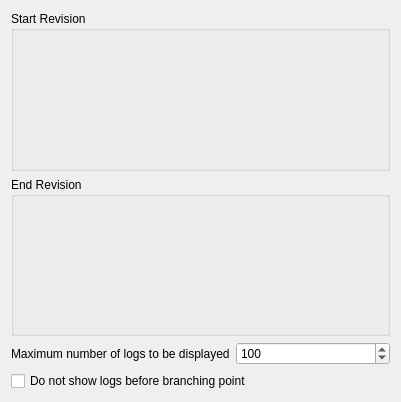
<ui version="4.0" >
 <class>SvnLogViewOptionDlg</class>
 <widget class="QWidget" name="SvnLogViewOptionDlg" >
  <property name="geometry" >
   <rect>
    <x>0</x>
    <y>0</y>
    <width>401</width>
    <height>402</height>
   </rect>
  </property>
  <property name="windowTitle" >
   <string>Subversion Log View Options</string>
  </property>
  <layout class="QGridLayout" >
   <item row="0" column="0" >
    <widget class="QGroupBox" name="groupBox" >
     <property name="title" >
      <string>Start Revision</string>
     </property>
     <layout class="QGridLayout" >
      <item row="0" column="0" >
       <widget class="SvnRevisionWidget" native="1" name="startRevWidget" />
      </item>
     </layout>
    </widget>
   </item>
   <item row="1" column="0" >
    <widget class="QGroupBox" name="groupBox_2" >
     <property name="title" >
      <string>End Revision</string>
     </property>
     <layout class="QGridLayout" >
      <item row="0" column="0" >
       <widget class="SvnRevisionWidget" native="1" name="endRevWidget" />
      </item>
     </layout>
    </widget>
   </item>
   <item row="2" column="0" >
    <layout class="QHBoxLayout" >
     <property name="spacing" >
      <number>6</number>
     </property>
     <property name="leftMargin" >
      <number>0</number>
     </property>
     <property name="topMargin" >
      <number>0</number>
     </property>
     <property name="rightMargin" >
      <number>0</number>
     </property>
     <property name="bottomMargin" >
      <number>0</number>
     </property>
     <item>
      <widget class="QLabel" name="label" >
       <property name="text" >
        <string>Maximum number of logs to be displayed</string>
       </property>
      </widget>
     </item>
     <item>
      <widget class="QSpinBox" name="limitNumber" >
       <property name="minimum" >
        <number>0</number>
       </property>
       <property name="maximum" >
        <number>99999</number>
       </property>
       <property name="value" >
        <number>100</number>
       </property>
      </widget>
     </item>
    </layout>
   </item>
   <item row="3" column="0" >
    <widget class="QCheckBox" name="checkBox1" >
     <property name="text" >
      <string>Do not show logs before branching point</string>
     </property>
     <property name="shortcut" >
      <string/>
     </property>
    </widget>
   </item>
  </layout>
 </widget>
 <layoutdefault spacing="6" margin="11" />
 <pixmapfunction>qPixmapFromMimeSource</pixmapfunction>
 <customwidgets>
  <customwidget>
   <class>SvnRevisionWidget</class>
   <extends>QWidget</extends>
   <header>svnrevisionwidget.h</header>
   <container>1</container>
  </customwidget>
 </customwidgets>
 <includes>
  <include location="local" >knuminput.h</include>
  <include location="local" >knuminput.h</include>
  <include location="local" >knuminput.h</include>
  <include location="local" >knuminput.h</include>
 </includes>
 <resources/>
 <connections/>
</ui>
